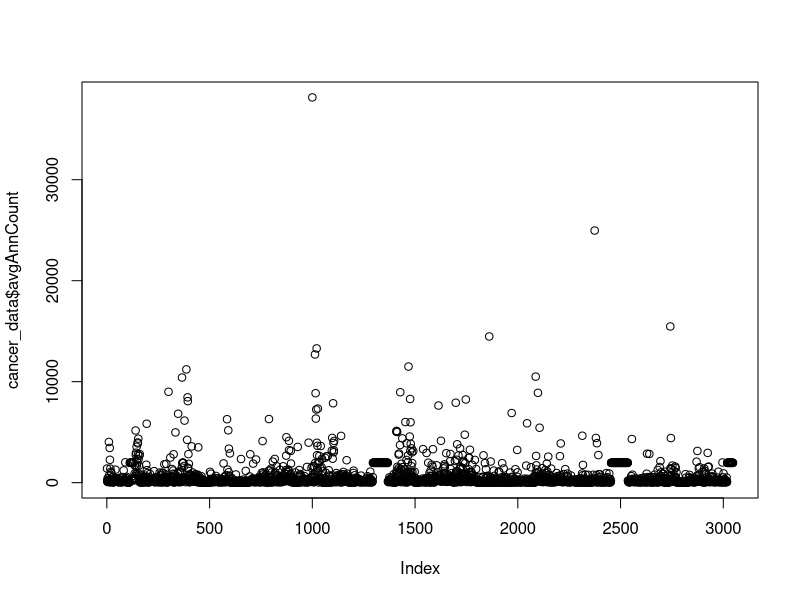
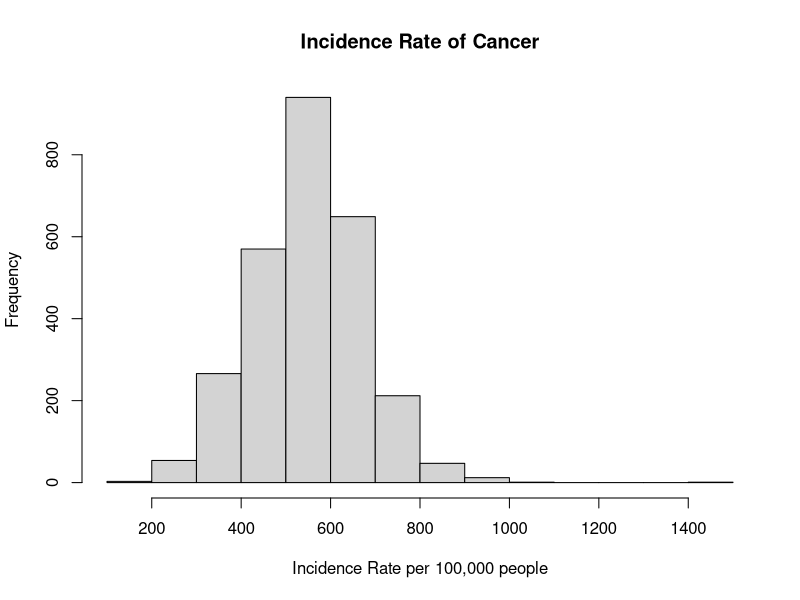
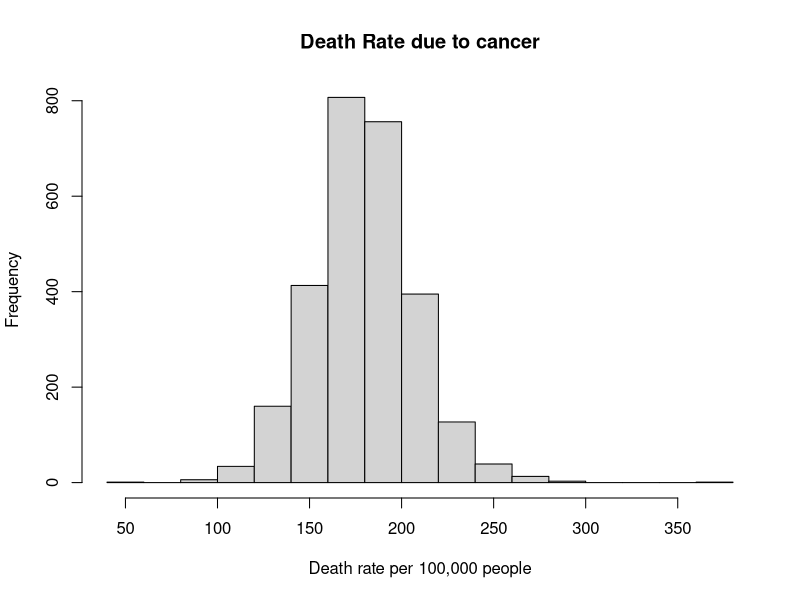
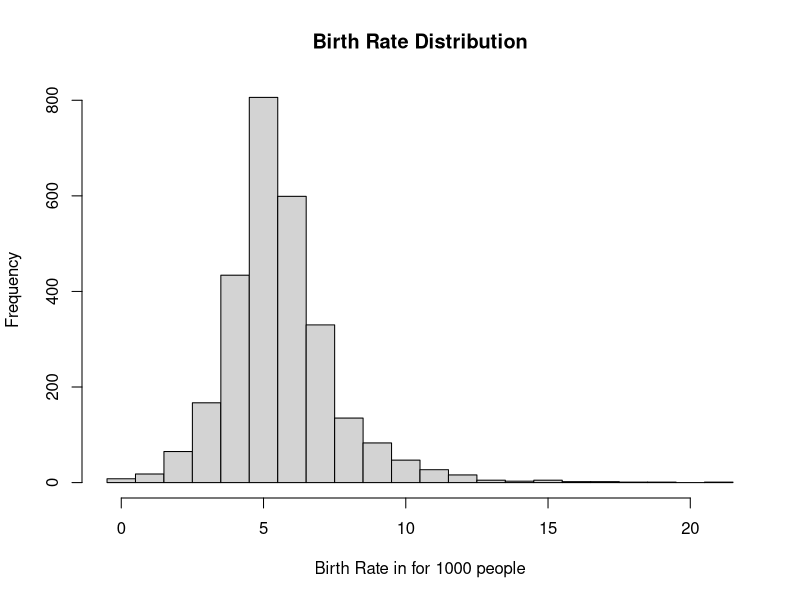
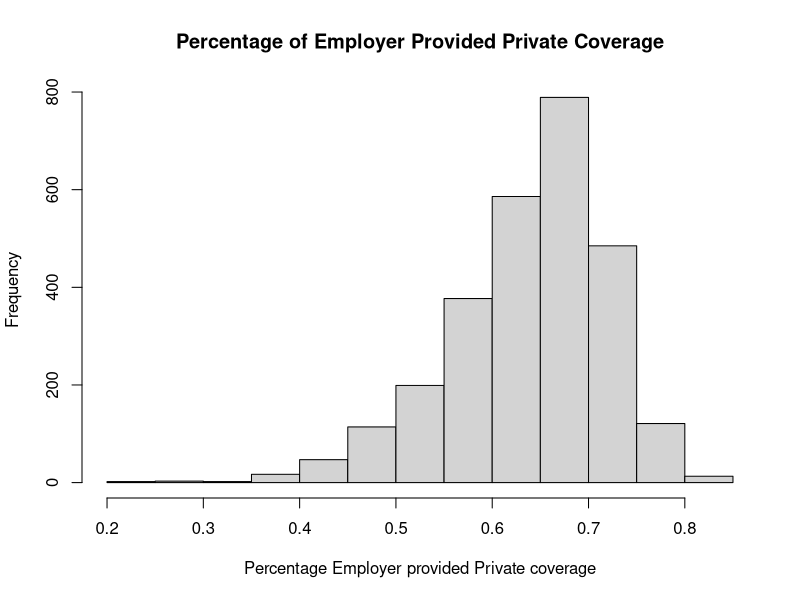
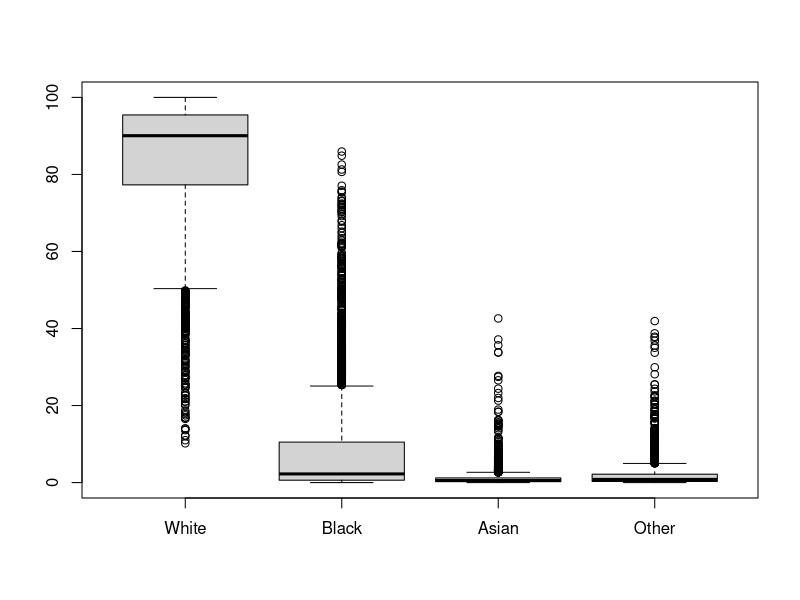
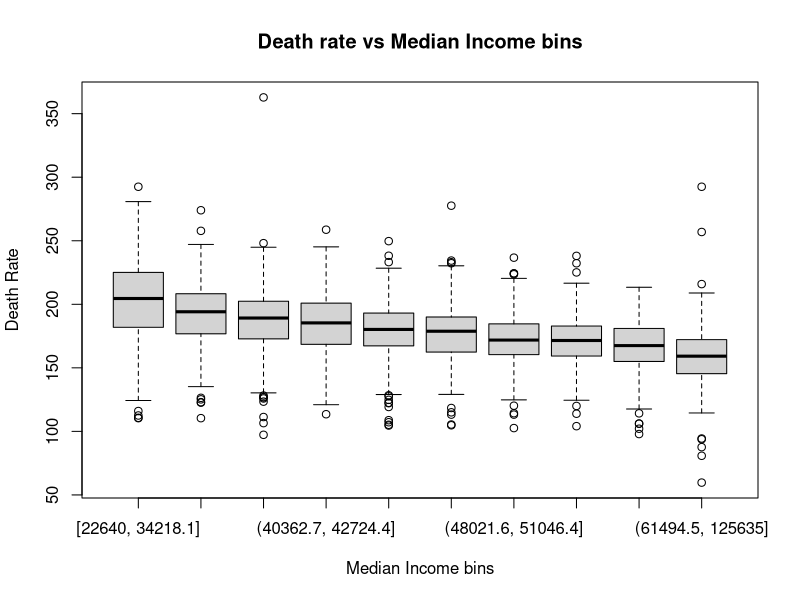
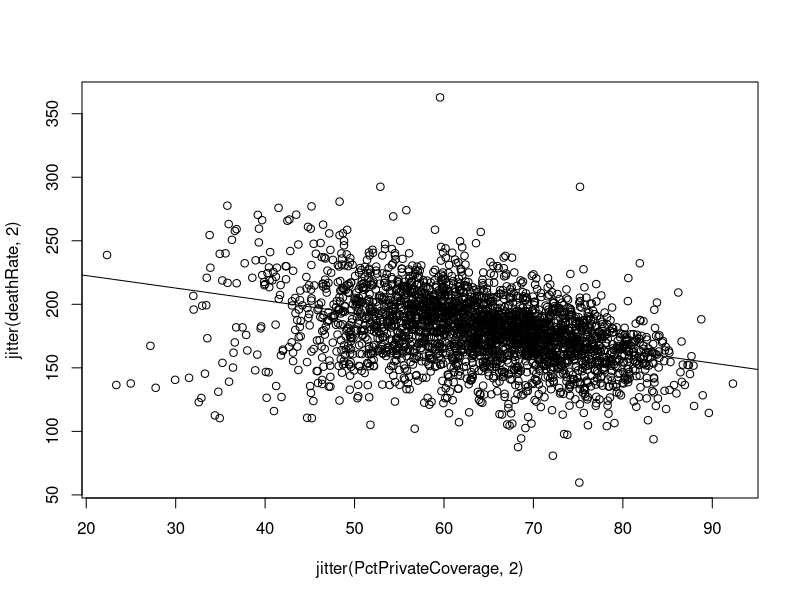

These charts were generated, in order, by the following R code:
## ---- chunk 1
knitr::opts_chunk$set(echo = TRUE)
## ---- chunk 2
library(car)
## ---- chunk 3
cancer_data = read.csv("cancer.csv")
## ---- chunk 4
(list_of_varibles = objects(cancer_data))
## ---- chunk 5
str(cancer_data)
## ---- chunk 6
summary(cancer_data$avgAnnCount)
## ---- chunk 7
plot(cancer_data$avgAnnCount)
## ---- chunk 8
cancer_data_filter1 = cancer_data[cancer_data$avgAnnCount != 1962.667684, ]
str(cancer_data_filter1)
## ---- chunk 9
sum(cancer_data_filter1$MedianAge > 110)
sum(cancer_data_filter1$MedianAgeFemale > 110)
sum(cancer_data_filter1$MedianAgeMale > 110)
## ---- chunk 10
sum(cancer_data_filter1$AvgHouseholdSize < 0.1)
## ---- chunk 11
cancer_data_fixed = cancer_data_filter1[cancer_data_filter1$MedianAge < 110 & cancer_data_filter1$AvgHouseholdSize >=1, ]
str(cancer_data_fixed)
## ---- chunk 12
min(cancer_data$PctPublicCoverage + cancer_data$PctPrivateCoverage)
max(cancer_data$PctPublicCoverage + cancer_data$PctPrivateCoverage)
## ---- chunk 13
head(cancer_data$PctAsian + cancer_data$PctBlack + cancer_data$PctWhite + cancer_data$PctOtherRace, 25)
min(cancer_data$PctAsian + cancer_data$PctBlack + cancer_data$PctWhite + cancer_data$PctOtherRace)
max(cancer_data$PctAsian + cancer_data$PctBlack + cancer_data$PctWhite + cancer_data$PctOtherRace)
## ---- chunk 14
incidenceRate = 100000*cancer_data_fixed$avgAnnCount/cancer_data_fixed$popEst2015
summary(incidenceRate)
## ---- chunk 15
hist(incidenceRate, main = "Incidence Rate of Cancer", xlab = "Incidence Rate per 100,000 people")
## ---- chunk 16
summary(cancer_data_fixed$deathRate)
## ---- chunk 17
hist(cancer_data_fixed$deathRate, main = "Death Rate due to cancer", xlab = "Death rate per 100,000 people")
## ---- chunk 18
summary(cancer_data_fixed$BirthRate)
## ---- chunk 19
hist(cancer_data_fixed$BirthRate, main = "Birth Rate Distribution", breaks = 0:22 - 0.5, xlab = "Birth Rate in for 1000 people")
## ---- chunk 20
hist(cancer_data_fixed$PctEmpPrivCoverage / cancer_data_fixed$PctPrivateCoverage,
     main = "Percentage of Employer Provided Private Coverage", 
     xlab = "Percentage Employer provided Private coverage")
## ---- chunk 21
boxplot(cancer_data$PctWhite, cancer_data$PctBlack, cancer_data$PctAsian, cancer_data$PctOtherRace, names = c("White", "Black", "Asian", "Other"))
## ---- chunk 22
summary(cancer_data_fixed$medIncome)
summary(cancer_data_fixed$binnedInc)
## ---- chunk 23
cancer_data_fixed$binnedInc = factor(cancer_data_fixed$binnedInc, c("[22640, 34218.1]","(34218.1, 37413.8]","(37413.8, 40362.7]","(40362.7, 42724.4]","(42724.4, 45201]","(45201, 48021.6]","(48021.6, 51046.4]","(51046.4, 54545.6]","(54545.6, 61494.5]","(61494.5, 125635]"))
## ---- chunk 24
cor(incidenceRate, cancer_data_fixed$deathRate)
## ---- chunk 25
cor(cancer_data_fixed$deathRate, cancer_data_fixed$medIncome)
## ---- chunk 26
boxplot(deathRate ~ binnedInc, data = cancer_data_fixed, 
        main = "Death rate vs Median Income bins",
        xlab = "Median Income bins",
        ylab = "Death Rate")
## ---- chunk 27
cor(cancer_data_fixed$povertyPercent, cancer_data_fixed$deathRate)
## ---- chunk 28
cor(cancer_data_fixed$medIncome, cancer_data_fixed$povertyPercent)
## ---- chunk 29
cor(cancer_data_fixed$deathRate, cancer_data_fixed$PctPrivateCoverage)
## ---- chunk 30
plot (~ jitter(PctPrivateCoverage,2) + jitter(deathRate,2), data = cancer_data_fixed)
abline(lm(cancer_data_fixed$deathRate ~ cancer_data_fixed$PctPrivateCoverage))
## ---- chunk 31
cor(cancer_data_fixed$deathRate, cancer_data_fixed$PctPublicCoverage)
## ---- chunk 32
plot (~ jitter(PctPublicCoverage,2) + jitter(deathRate,2), data = cancer_data_fixed)
abline(lm(cancer_data_fixed$deathRate ~ cancer_data_fixed$PctPublicCoverage))
## ---- chunk 33
cor(incidenceRate, cancer_data_fixed$MedianAge)
## ---- chunk 34
cor(cancer_data_fixed$deathRate, cancer_data_fixed$MedianAge)
## ---- chunk 35
plot(~ cancer_data_fixed$MedianAge+cancer_data_fixed$PctPrivateCoverage, 
     xlab = "Age", 
     ylab = "Pct Private Coverage" )
abline(lm(cancer_data_fixed$PctPrivateCoverage ~ cancer_data_fixed$MedianAge), 
       xlab = "Age", 
       ylab = "Pct Private Coverage")
## ---- chunk 36
cor(cancer_data_fixed$povertyPercent, cancer_data_fixed$PctBlack)
cor(cancer_data_fixed$povertyPercent, cancer_data_fixed$PctWhite)
cor(cancer_data_fixed$povertyPercent, cancer_data_fixed$PctAsian)
cor(cancer_data_fixed$povertyPercent, cancer_data_fixed$PctOtherRace)
## ---- chunk 37
cor(cancer_data_fixed$deathRate, cancer_data_fixed$PctBlack)
cor(cancer_data_fixed$deathRate, cancer_data_fixed$PctWhite)
cor(cancer_data_fixed$deathRate, cancer_data_fixed$PctAsian)
cor(cancer_data_fixed$deathRate, cancer_data_fixed$PctOtherRace)
## ---- chunk 38
cor(incidenceRate, cancer_data_fixed$PctBlack)
cor(incidenceRate, cancer_data_fixed$PctWhite)
cor(incidenceRate, cancer_data_fixed$PctAsian)
cor(incidenceRate, cancer_data_fixed$PctOtherRace)
## ---- chunk 39
scatterplotMatrix(~ cancer_data_fixed$povertyPercent + cancer_data_fixed$PctPrivateCoverage + cancer_data_fixed$PctPublicCoverage)
## ---- chunk 40
cor(cancer_data_fixed$deathRate, cancer_data_fixed$PctBachDeg25_Over)
cor(cancer_data_fixed$deathRate, cancer_data_fixed$PctHS25_Over)
## ---- chunk 41
cor(cancer_data_fixed$PctEmployed16_Over, cancer_data_fixed$PctBachDeg25_Over, use = "complete.obs")
cor(cancer_data_fixed$PctEmployed16_Over, cancer_data_fixed$PctHS25_Over, use = "complete.obs")
## ---- chunk 42
cor(cancer_data_fixed$PctMarriedHouseholds, cancer_data_fixed$PctPrivateCoverage)
cor(cancer_data_fixed$PctMarriedHouseholds, cancer_data_fixed$PctPublicCoverage)
## ---- chunk 43
boxplot(PctMarriedHouseholds ~ binnedInc, data = cancer_data_fixed, 
        main = "Married Households vs Median Income bins",
        xlab = "Median Income bins",
        ylab = "Married Households")
## ---- chunk 44
cor(cancer_data_fixed$deathRate, cancer_data_fixed$PctMarriedHouseholds)
## ---- chunk 45
summary(cancer_data_fixed$AvgHouseholdSize)
## ---- chunk 46
HouseholdSize_bin = cut(cancer_data_fixed$AvgHouseholdSize, breaks = c(1, 2, 3, 4, Inf))
boxplot( deathRate ~ HouseholdSize_bin , data = cancer_data_fixed,
        main = "Death rate vs Average Household size",
        xlab = "Average Household Size",
        ylab = "Death Rate")
## ---- chunk 47
boxplot(AvgHouseholdSize ~ binnedInc, data = cancer_data_fixed, 
        main = "Average household size vs Median Income bins",
        xlab = "Median Income bins",
        ylab = "Average household size")
